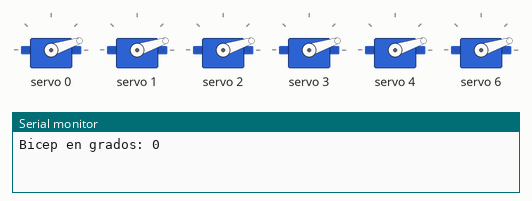
Simulated run of this sketch. Board: Arduino Uno, built with avr-gcc and run on an emulated ATmega328P. Parts: 6 × servo, the last lines printed to the serial monitor.

Above: at 2.05 s.
At 4.3 s:
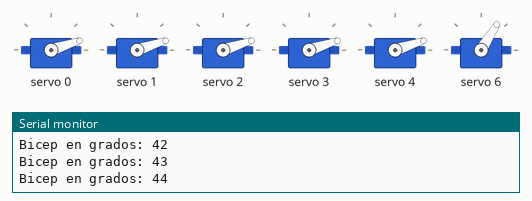
At 6.55 s:
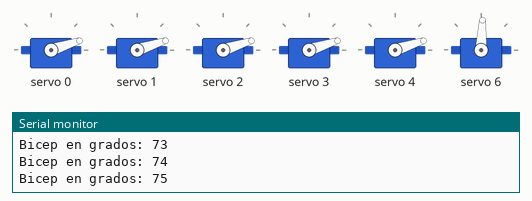
At 11.1 s:
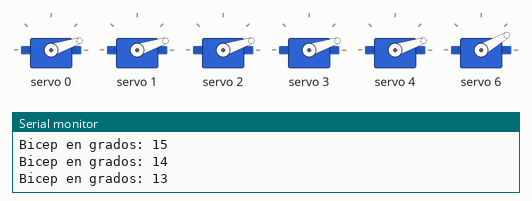
Timing chart, 0 to 18.6 s (numbered marks = the images above):
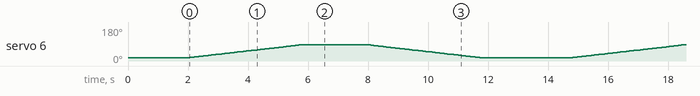

The sketch:

PCA9685.ino
```cpp
#include <Wire.h>
#include <Adafruit_PWMServoDriver.h>

Adafruit_PWMServoDriver pca9685 = Adafruit_PWMServoDriver();

#define SERVOMIN 150
#define SERVOMAX 500

// Canales PCA9685
#define thumb   0
#define index   1
#define majeure 2
#define ring    3
#define pinky   4
#define bicep   6

int angulo(int ang){
  return map(ang, 0, 180, SERVOMIN, SERVOMAX);
}

void setup() {

  Serial.begin(115200);

  pca9685.begin();
  pca9685.setPWMFreq(50);

  alltorest();

  delay(2000);
}

void loop() {

  //alltorest();
  calibrarBicep();

  delay(3000);
}

// ==============================
// FUNCION DE CALIBRACION
// ==============================
void calibrarBicep(){

  // Va de 0 a 85 grados lentamente
  for(int grados = 0; grados <= 75; grados++){

    pca9685.setPWM(bicep, 0, angulo(grados));

    Serial.print("Bicep en grados: ");
    Serial.println(grados);

    delay(50); // velocidad del movimiento
  }

  delay(2000);

  // Regresa lentamente de 85 a 0
  for(int grados = 75; grados >= 0; grados--){

    pca9685.setPWM(bicep, 0, angulo(grados));

    Serial.print("Bicep en grados: ");
    Serial.println(grados);

    delay(50);
  }
}

// equivalente a servothumb.write(0)
void alltorest(){

  pca9685.setPWM(thumb,   0, angulo(0));
  pca9685.setPWM(index,   0, angulo(0));
  pca9685.setPWM(majeure, 0, angulo(0));
  pca9685.setPWM(ring,    0, angulo(0));
  pca9685.setPWM(pinky,   0, angulo(0));
  pca9685.setPWM(bicep,   0, angulo(0));
}

// equivalente a servothumb.write(180)
void alltomax(){

  pca9685.setPWM(thumb,   0, angulo(180));
  pca9685.setPWM(index,   0, angulo(180));
  pca9685.setPWM(majeure, 0, angulo(180));
  pca9685.setPWM(ring,    0, angulo(180));
  pca9685.setPWM(pinky,   0, angulo(180));
  pca9685.setPWM(bicep,   0, angulo(75));
}
```
